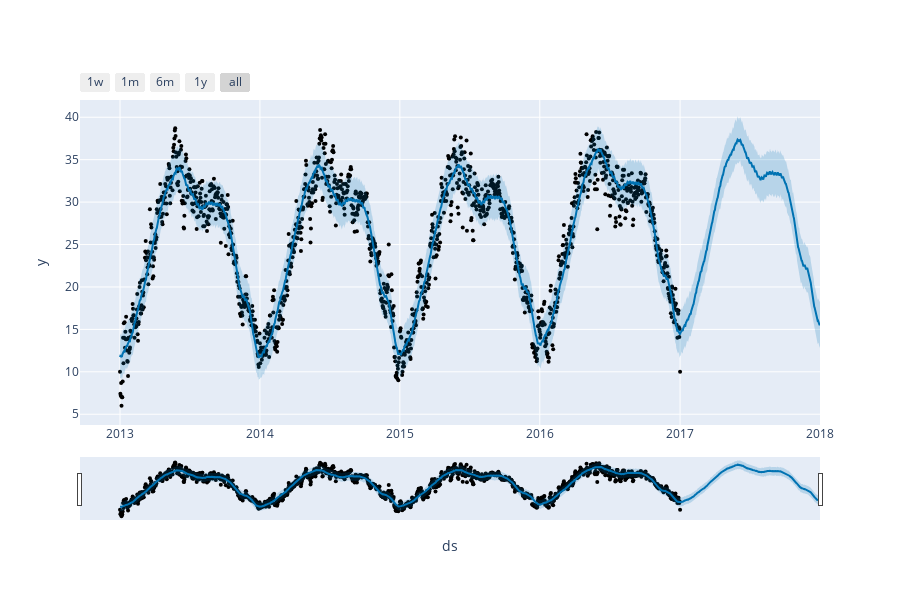

Notebook source saved alongside this figure:
### Code cell
model = Prophet()
model.fit(forecast_data)
forcast = model.make_future_dataframe(periods = 365)
predictions = model.predict(forcast)
plot_plotly(model , predictions)

### Figure 1 — Plotly figure (JSON) as saved in the notebook; plotly's stock layout.template omitted (floating-point values rounded to 4 significant figures; data arrays with more than 128 entries replaced by an {"elided": "..."} marker saying what was removed)
{"data": [{"marker": {"color": "black", "size": 4}, "mode": "markers", "name": "Actual", "type": "scatter", "x": {"elided": "1462 str values"}, "y": {"elided": "1462 float values"}}, {"hoverinfo": "skip", "line": {"width": 0}, "mode": "lines", "type": "scatter", "x": {"elided": "1827 str values"}, "y": {"elided": "1827 float values"}}, {"fill": "tonexty", "fillcolor": "rgba(0, 114, 178, 0.2)", "line": {"color": "#0072B2", "width": 2}, "mode": "lines", "name": "Predicted", "type": "scatter", "x": {"elided": "1827 str values"}, "y": {"elided": "1827 float values"}}, {"fill": "tonexty", "fillcolor": "rgba(0, 114, 178, 0.2)", "hoverinfo": "skip", "line": {"width": 0}, "mode": "lines", "type": "scatter", "x": {"elided": "1827 str values"}, "y": {"elided": "1827 float values"}}], "layout": {"height": 600, "showlegend": false, "width": 900, "xaxis": {"rangeselector": {"buttons": [{"count": 7, "label": "1w", "step": "day", "stepmode": "backward"}, {"count": 1, "label": "1m", "step": "month", "stepmode": "backward"}, {"count": 6, "label": "6m", "step": "month", "stepmode": "backward"}, {"count": 1, "label": "1y", "step": "year", "stepmode": "backward"}, {"step": "all"}]}, "rangeslider": {"visible": true}, "title": {"text": "ds"}, "type": "date"}, "yaxis": {"title": {"text": "y"}}}}
